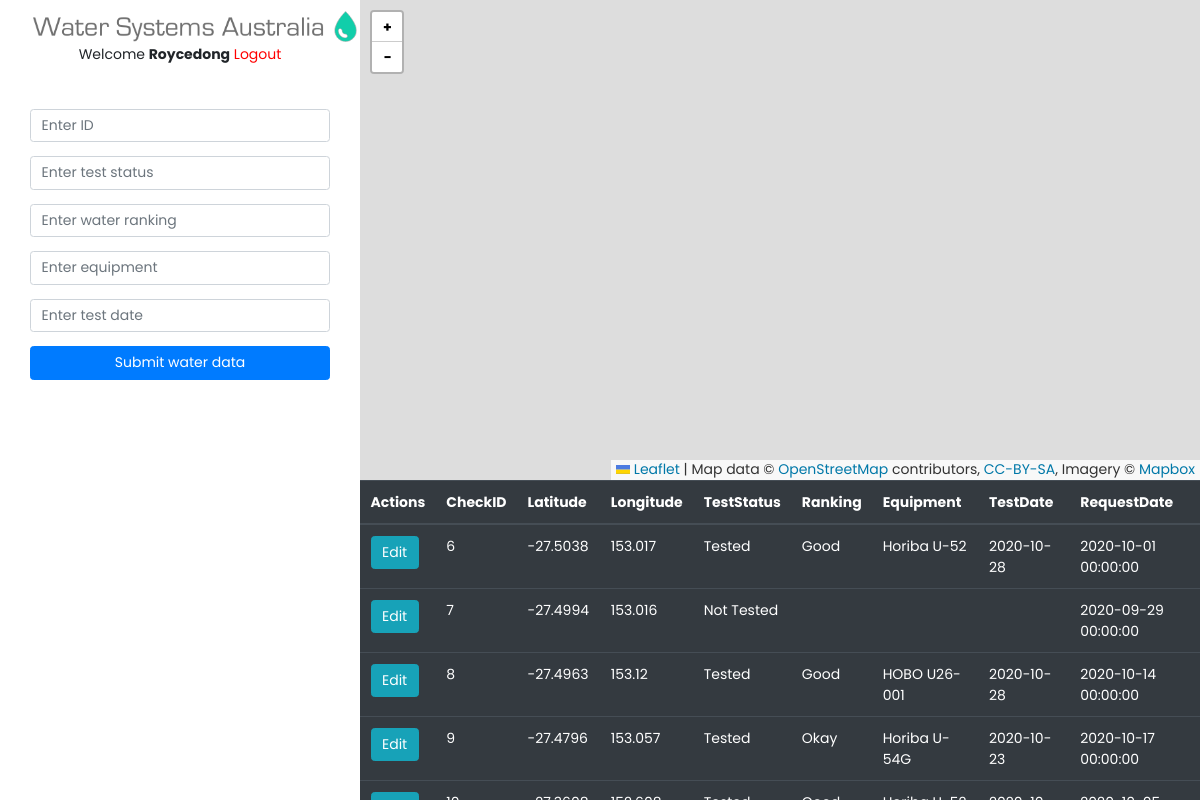
Page /account.php (signed in) on the committed database.
### tables this page shows
CREATE TABLE `Sites` (
  `CheckID` int(11) NOT NULL,
  `Latitude` float NOT NULL,
  `Longitude` float NOT NULL,
  `Description` varchar(256) NOT NULL,
  `TestStatus` varchar(50) DEFAULT 'Not Tested',
  `Ranking` varchar(50) DEFAULT NULL,
  `Equipment` varchar(256) DEFAULT NULL,
  `TestDate` date DEFAULT NULL,
  `RequestDate` datetime DEFAULT NULL
);

### account.php (the view, shortened to what this page needs)
<html>
    <head>
        <link rel="stylesheet" href="css/sidebar.css">
    	<link rel="stylesheet" href="https://unpkg.com/leaflet@1.6.0/dist/leaflet.css"
/>
        <link rel="stylesheet" href="https://unpkg.com/esri-leaflet-geocoder@2.3.3/dist/esri-leaflet-geocoder.css"
>
        <link rel="stylesheet" href="https://stackpath.bootstrapcdn.com/bootstrap/4.3.1/css/bootstrap.min.css">
        <link rel="stylesheet" href="https://unpkg.com/leaflet-geosearch@3.0.0/dist/geosearch.css"/>
    </head>
    <body>
    <div class="grid-container-2">
        <div class="sidebar-2">
            <div class="button-box">
                <a href="index.php">
                    <img src="images/logo.png" id="logo" alt="Water Systems Australia Logo">
                </a>
                <div class="messages">
                    <?php  if (isset($_SESSION['username'])) : ?>
			            <p>Welcome <strong><?php echo $_SESSION['username']; ?></strong></p>&nbsp;
			            <p><a href="account.php?logout='1'" style="color: red;">Logout</a></p>
                    <?php endif ?>
                </div>
                <?php require_once 'connection.php'; ?>
                <div class="address-quality">
                <form action="connection.php" id="gov-form" method="POST">
                    <div class="form-group">
                        <input type="number" class="form-control" name="check-id"
                               placeholder="Enter ID" value="<?php echo $checkid; ?>">
                    </div>
                    <div class="form-group">
                        <input type="text" class="form-control" name="test-status"
                            placeholder="Enter test status" value="<?php echo $teststatus; ?>">
                    </div>
                    <div class="form-group">
                        <input type="text" class="form-control" name="water-ranking"
                            placeholder="Enter water ranking" value="<?php echo $testranking; ?>">
                    </div>
                    <div class="form-group">
                        <input type="text" class="form-control" name="equipment"
                            placeholder="Enter equipment" value="<?php echo $equipment; ?>">
                    </div>
                    <div class="form-group">
                        <input type="text" class="form-control" name="test-date"
                            placeholder="Enter test date" value="<?php echo $testdate; ?>">
                    </div>
                    <button type="submit" class="btn btn-primary" name="submit-gov">Submit water data</button>
                </form>
                </div>
            </div>
        </div>
        <div class="main-2">
            <div class="map-2" id="mapid"></div>
            <?php
                $conn = new mysqli('localhost', 'gents', 'truegents1', 'water_quality') or die(mysqli_error($conn));
                $sql = $conn->query("SELECT CheckID, Latitude, Longitude, TestStatus, Ranking, Equipment, TestDate, RequestDate FROM Sites") or die($conn->error);
            ?>
            <div class="water-table-gov">
                <table class="table table-condensed table-dark" id ="data-table">
                    <thead>
                        <tr>
                            <th scope="col" onclick="sortTable(0)">Actions</th>
                            <th scope="col" onclick="sortTable(1)">CheckID</th>
                            <th scope="col" onclick="sortTable(2)">Latitude</th>
                            <th scope="col" onclick="sortTable(3)">Longitude</th>
                            <th scope="col" onclick="sortTable(4)">TestStatus</th>
                            <th scope="col" onclick="sortTable(5)">Ranking</th>
                            <th scope="col" onclick="sortTable(6)">Equipment</th>
                            <th scope="col" onclick="sortTable(7)">TestDate</th>
                            <th scope="col" onclick="sortTable(8)">RequestDate</th>
                        </tr>
                    </thead>
                    <?php
                        while ($row = $sql->fetch_assoc()): ?>
                            <tr id=<?php echo $row['CheckID']; ?>>
                                <td><a href="account.php?edit=<?php echo $row['CheckID']; ?>" class="btn btn-info">Edit</a></td>
                                <td><?php echo $row['CheckID']; ?></td>
                                <td><?php echo $row['Latitude']; ?></td>
                                <td><?php echo $row['Longitude']; ?></td>
                                <td><?php echo $row['TestStatus']; ?></td>
                                <td><?php echo $row['Ranking']; ?></td>
                                <td><?php echo $row['Equipment']; ?></td>
                                <td><?php echo $row['TestDate']; ?></td>
                                <td><?php echo $row['RequestDate']; ?></td>
                            </tr>
                        <?php endwhile; ?>
                </table>
            </div>
        </div>
    </div>
    </body>
</html>

### css/sidebar.css (style rules this page uses)
* { margin: 0; padding: 0; font-family: "Poppins", sans-serif; font-size: 14px; }
.grid-container-2 { width: 100%; margin: 0 auto; height: 100%; display: flex; }
@media only screen and (max-width: 2560px) { .main-2 { height: 100%; width: 70%; } }
@media only screen and (max-width: 2560px) { .sidebar-2 { width: 30%; height: 100%; background-color: white; transition: 1s ease; position: relative; z-index: 1; } }
@media only screen and (max-width: 2560px) { .water-table-gov { height: 40%; width: 100%; overflow: scroll; } }
@media only screen and (max-width: 2560px) { .map-2 { width: 100%; height: 60%; } }
@media only screen and (max-width: 2560px) { #logo { margin-top: 0.75em; margin-bottom: 0.1em; margin-left: 30px; width: 90%; } }
@media only screen and (max-width: 2560px) { .messages { display: flex; justify-content: center; align-items: center; width: 100%; height: 10%; margin-bottom: 0.5em; } }
@media only screen and (max-width: 2560px) { .address-quality { width: 100%; } }
#gov-form { margin-top: 1em; padding: 0.5em 2em 0.5em 2em; border-radius: 5px; border: 2px solid white; }
.button-box { display: flex; flex-direction: column; align-items: center; justify-content: center; text-align: center; z-index: 1; }
.states a, button { color: black; padding: 10px; text-decoration: none; display: block; width: 100%; border: none; }

### rows in the picture
sites: CheckID "6", Latitude "-27.5038", Longitude "153.017", TestStatus "Tested", Ranking "Good", Equipment "Horiba U-52", TestDate "2020-10-28", RequestDate "2020-10-01 00:00:00"
sites: CheckID "7", Latitude "-27.4994", Longitude "153.016", TestStatus "Not Tested", RequestDate "2020-09-29 00:00:00"
sites: CheckID "8", Latitude "-27.4963", Longitude "153.12", TestStatus "Tested", Ranking "Good", Equipment "HOBO U26-001", TestDate "2020-10-28", RequestDate "2020-10-14 00:00:00"
sites: CheckID "9", Latitude "-27.4796", Longitude "153.057", TestStatus "Tested", Ranking "Okay", Equipment "Horiba U-54G", TestDate "2020-10-23", RequestDate "2020-10-17 00:00:00"

### other values in the picture
$_SESSION['username'] "Roycedong"
